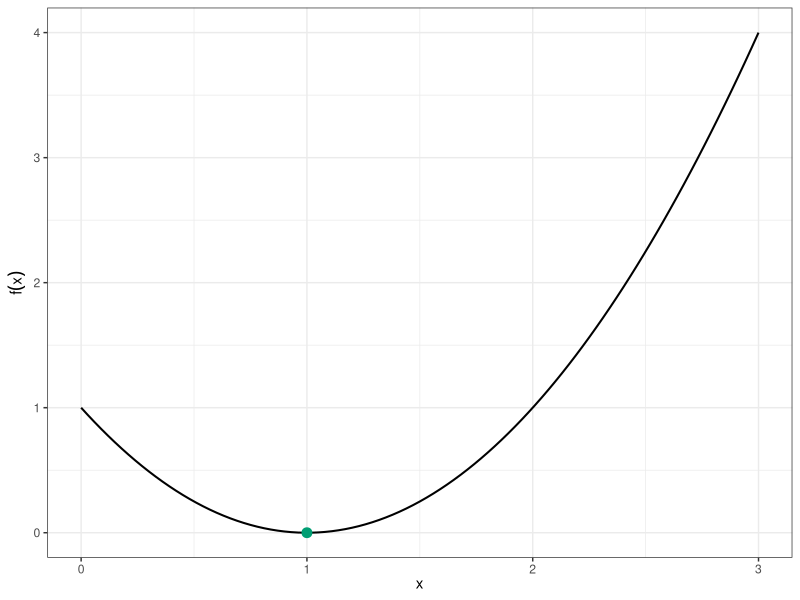
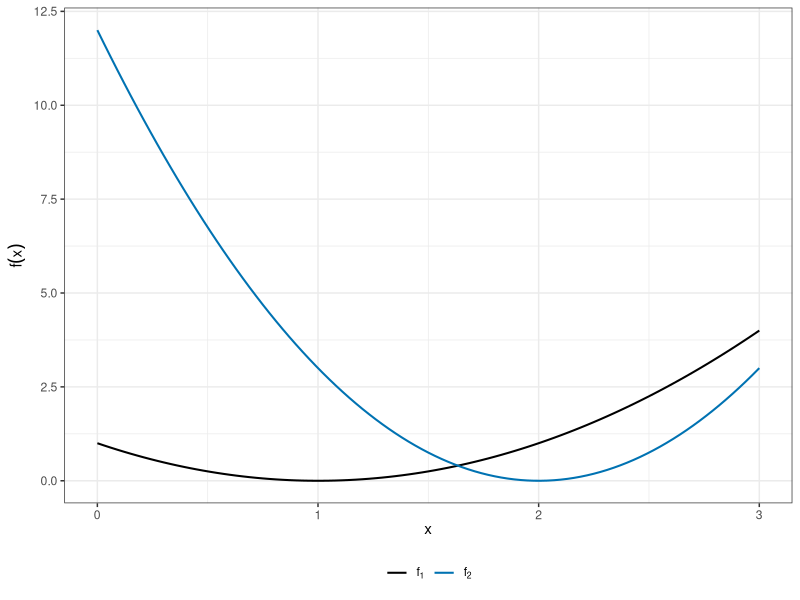
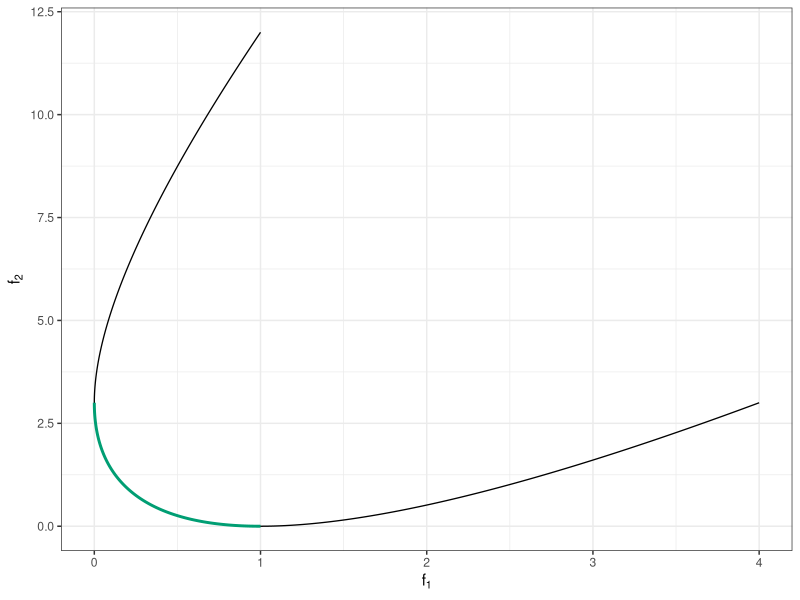

Source code (R) for these figures, in order:
# Used in: slides/11-multicrit/01-intro1.tex
#
# Builds the one-dimensional toy objective figures that introduce a Pareto front
# by plotting objectives over x and then in objective space.

library(data.table)
library(ggplot2)

set.seed(1L)

output_dir = "../figure"

theme_set(theme_bw(base_size = 11))

save_plot = function(plot, filename, width = 2, height = 2) {
  ggsave(file.path(output_dir, filename), plot, width = width, height = height, dpi = 300)
}

f1 = function(x) {
  (x - 1)^2
}

f2 = function(x) {
  3 * (x - 2)^2
}

x_grid = seq(0, 3, length.out = 1000L)
objective_curve = data.table(x = x_grid, f1 = f1(x_grid), f2 = f2(x_grid))
pareto_curve = objective_curve[x >= 1 & x <= 2]

single_objective_plot = ggplot(data.table(x = c(0, 3)), aes(x = x)) +
  stat_function(fun = f1, linewidth = 0.7) +
  annotate("point", x = 1, y = 0, color = "#009E73", size = 3) +
  labs(x = expression(x), y = expression(f(x)))

two_objective_plot = ggplot(data.table(x = c(0, 3)), aes(x = x)) +
  stat_function(aes(color = "f1"), fun = f1, linewidth = 0.7) +
  stat_function(aes(color = "f2"), fun = f2, linewidth = 0.7) +
  scale_color_manual(
    values = c(f1 = "black", f2 = "#0072B2"),
    labels = c(f1 = expression(f[1]), f2 = expression(f[2]))
  ) +
  labs(x = expression(x), y = expression(f(x)), color = NULL) +
  theme(legend.position = "bottom")

objective_space_plot = ggplot(objective_curve, aes(x = f1, y = f2)) +
  geom_path(linewidth = 0.45) +
  geom_path(data = pareto_curve, color = "#009E73", linewidth = 1) +
  labs(x = expression(f[1]), y = expression(f[2]))

if (interactive()) {
  print(single_objective_plot)
  print(two_objective_plot)
  print(objective_space_plot)
}

save_plot(single_objective_plot, "graph1.png")
save_plot(two_objective_plot, "graph2.png")
save_plot(objective_space_plot, "graph3.png")
